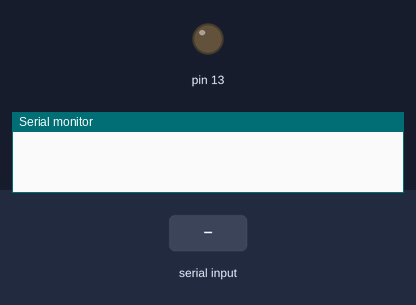
This sketch was run on a simulated Arduino Uno, built with avr-gcc and run on an emulated ATmega328P. Shown: output pins drawn as LEDs (lit = HIGH), the last lines printed to the serial monitor. The test bench sets the inputs (shaded band).

Above: at 1.2 s.
1.3 s: "1\n" received over the second serial link
At 1.8 s:
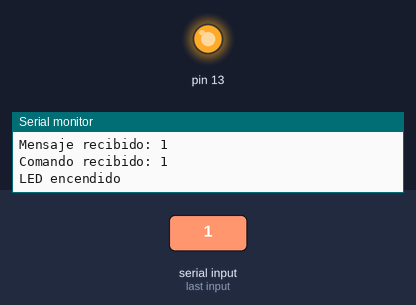
2.8 s: "0\n" received over the second serial link
At 4.1 s:
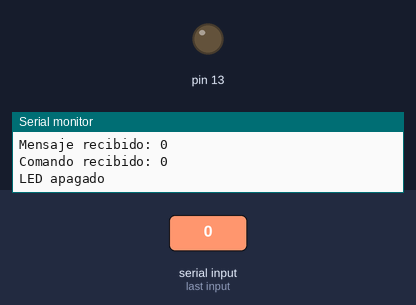
Timing chart, 0 to 5.8 s (numbered marks = the images above; inputs shaded):
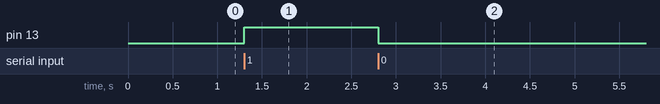

The sketch:

Bluetooth.ino
```cpp
#include <SoftwareSerial.h>

SoftwareSerial BTSerial(10, 11);  // RX, TX

void setup() {
  pinMode(13, OUTPUT);
  Serial.begin(9600);
  BTSerial.begin(9600);
  digitalWrite(13, LOW);
}

void loop() {

  while (BTSerial.available() > 0) {

    char receivedChar = BTSerial.read();

    // Ignorar Enter y salto de línea
    if (receivedChar == '\r' || receivedChar == '\n') {
      continue;
    }

    // Mostrar mensaje recibido en el monitor serial
    Serial.print("Mensaje recibido: ");
    Serial.println(receivedChar);

    if (receivedChar == '1') {
      digitalWrite(13, HIGH);
      Serial.println("Comando recibido: 1");
      Serial.println("LED encendido");
      BTSerial.println("LED encendido");
    }

    else if (receivedChar == '0') {
      digitalWrite(13, LOW);
      Serial.println("Comando recibido: 0");
      Serial.println("LED apagado");
      BTSerial.println("LED apagado");
    }

    else {
      Serial.println("Comando no valido");
      BTSerial.println("Comando no valido");
    }
  }
}
```

Measured:
- after the input at 1.3 s, pin 13: LOW → HIGH at once
- after the input at 2.8 s, pin 13: HIGH → LOW at once
